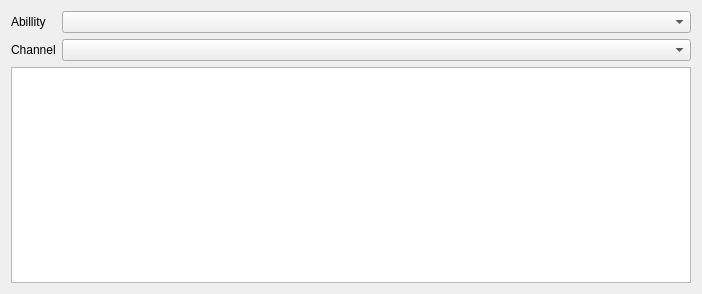
<?xml version="1.0" encoding="UTF-8"?>
<ui version="4.0">
 <class>AbilityViewer</class>
 <widget class="QWidget" name="AbilityViewer">
  <property name="geometry">
   <rect>
    <x>0</x>
    <y>0</y>
    <width>702</width>
    <height>294</height>
   </rect>
  </property>
  <property name="windowTitle">
   <string>Form</string>
  </property>
  <layout class="QVBoxLayout" name="verticalLayout">
   <item>
    <layout class="QFormLayout" name="formLayout">
     <item row="0" column="0">
      <widget class="QLabel" name="abilityLabel">
       <property name="text">
        <string>Abillity</string>
       </property>
      </widget>
     </item>
     <item row="0" column="1">
      <widget class="QComboBox" name="ability">
       <property name="currentIndex">
        <number>-1</number>
       </property>
       <item>
        <property name="text">
         <string>Software / Hardware</string>
        </property>
       </item>
       <item>
        <property name="text">
         <string>Network</string>
        </property>
       </item>
       <item>
        <property name="text">
         <string>RAID</string>
        </property>
       </item>
       <item>
        <property name="text">
         <string>Digital channel</string>
        </property>
       </item>
       <item>
        <property name="text">
         <string>User</string>
        </property>
       </item>
       <item>
        <property name="text">
         <string>Video parameter</string>
        </property>
       </item>
       <item>
        <property name="text">
         <string>JPEG capture</string>
        </property>
       </item>
       <item>
        <property name="text">
         <string>Stream</string>
        </property>
       </item>
      </widget>
     </item>
     <item row="1" column="0">
      <widget class="QLabel" name="channelLabel">
       <property name="text">
        <string>Channel</string>
       </property>
      </widget>
     </item>
     <item row="1" column="1">
      <widget class="QComboBox" name="channel">
       <property name="currentIndex">
        <number>-1</number>
       </property>
       <item>
        <property name="text">
         <string>1</string>
        </property>
       </item>
       <item>
        <property name="text">
         <string>2</string>
        </property>
       </item>
      </widget>
     </item>
    </layout>
   </item>
   <item>
    <widget class="QPlainTextEdit" name="text"/>
   </item>
  </layout>
 </widget>
 <resources/>
 <connections/>
</ui>
